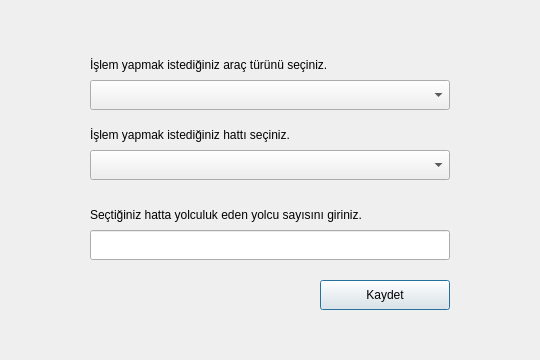
<?xml version="1.0" encoding="UTF-8"?>
<ui version="4.0">
 <class>Passenger</class>
 <widget class="QDialog" name="Passenger">
  <property name="geometry">
   <rect>
    <x>0</x>
    <y>0</y>
    <width>540</width>
    <height>360</height>
   </rect>
  </property>
  <property name="minimumSize">
   <size>
    <width>540</width>
    <height>360</height>
   </size>
  </property>
  <property name="maximumSize">
   <size>
    <width>540</width>
    <height>360</height>
   </size>
  </property>
  <property name="windowTitle">
   <string>Yolcu Yönetim Sistemi</string>
  </property>
  <widget class="QComboBox" name="comboBox">
   <property name="geometry">
    <rect>
     <x>90</x>
     <y>150</y>
     <width>360</width>
     <height>30</height>
    </rect>
   </property>
  </widget>
  <widget class="QLabel" name="label">
   <property name="geometry">
    <rect>
     <x>90</x>
     <y>120</y>
     <width>360</width>
     <height>30</height>
    </rect>
   </property>
   <property name="text">
    <string>İşlem yapmak istediğiniz hattı seçiniz.</string>
   </property>
  </widget>
  <widget class="QLabel" name="label_2">
   <property name="geometry">
    <rect>
     <x>90</x>
     <y>200</y>
     <width>360</width>
     <height>30</height>
    </rect>
   </property>
   <property name="text">
    <string>Seçtiğiniz hatta yolculuk eden yolcu sayısını giriniz.</string>
   </property>
  </widget>
  <widget class="QLineEdit" name="lineEdit">
   <property name="geometry">
    <rect>
     <x>90</x>
     <y>230</y>
     <width>360</width>
     <height>30</height>
    </rect>
   </property>
   <property name="text">
    <string/>
   </property>
  </widget>
  <widget class="QPushButton" name="pushButton">
   <property name="geometry">
    <rect>
     <x>320</x>
     <y>280</y>
     <width>130</width>
     <height>30</height>
    </rect>
   </property>
   <property name="text">
    <string>Kaydet</string>
   </property>
  </widget>
  <widget class="QComboBox" name="comboBox_2">
   <property name="geometry">
    <rect>
     <x>90</x>
     <y>80</y>
     <width>360</width>
     <height>30</height>
    </rect>
   </property>
  </widget>
  <widget class="QLabel" name="label_3">
   <property name="geometry">
    <rect>
     <x>90</x>
     <y>50</y>
     <width>360</width>
     <height>30</height>
    </rect>
   </property>
   <property name="text">
    <string>İşlem yapmak istediğiniz araç türünü seçiniz.</string>
   </property>
  </widget>
 </widget>
 <resources/>
 <connections/>
</ui>
